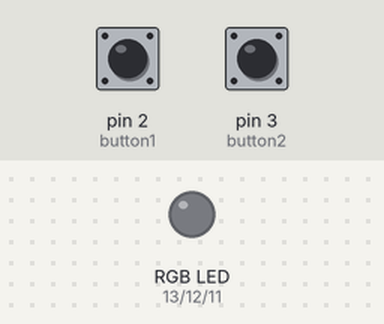
Recording of a sketch running on a simulated Arduino Uno, built with avr-gcc and run on an emulated ATmega328P. Shown: an RGB LED mixed from three pins (HIGH = lit). The inputs (shaded band) are chosen by the test bench; at power-on: pin 2 (button1) LOW, pin 3 (button2) LOW. Dim RGB values are drawn brighter than linear.

Above: at 1.2 s.
1.3 s: pin 2 (button1) pulled HIGH for 0.15 s
At 3.2 s:
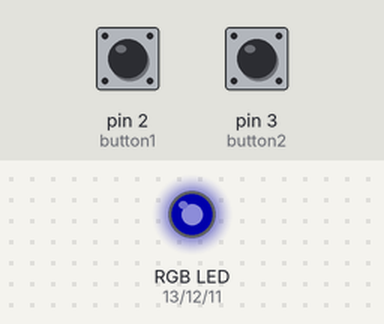
At 12.3 s:
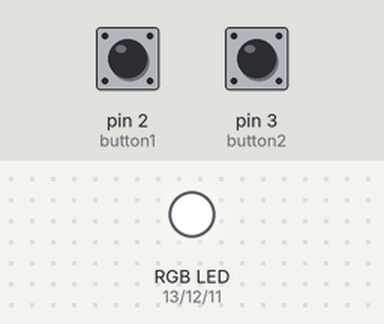
Timing chart, 0 to 16.3 s (numbered marks = the images above; inputs shaded):
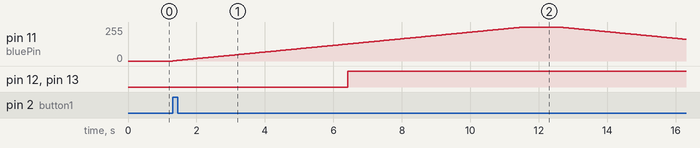

The sketch:

RGB_controller.ino
```cpp
/*
 *
 * RGB controller for Arduino
 *
 * Program uses 2 buttons to select between SOLID colours and FADE colours.
 *
 */

  // Set RGB LED pins
const int redPin = 13;
const int greenPin = 12;
const int bluePin = 11;

  // Set button pins
const int button1 = 2;
const int button2 = 3;

  // Initialise counters for button presses
int counter1 = 0;
int prevCounter1 = 0;
int counter2 = 0;
int prevCounter2 = 0;

  // interrupt
volatile int b1Val = 0;
volatile int b2Val = 0;

  // Colour Arrays
int black[3]  = { 0, 0, 0 };
int white[3]  = { 100, 100, 100 };
int red[3]    = { 100, 0, 0 };
int green[3]  = { 0, 100, 0 };
int blue[3]   = { 0, 0, 100 };
int yellow[3] = { 40, 95, 0 };
int dimWhite[3] = { 30, 30, 30 };

  // Set initial color
int redVal = black[0];
int greenVal = black[1];
int blueVal = black[2];

  // delay variables
int wait = 10; // stop for *ms between change of colour
int hold = 1000; // stop for *ms when colour is reached

  // Initialize color variables
int prevR = redVal;
int prevG = greenVal;
int prevB = blueVal;

int exitLoop = 0;

void setup() {
  // Set RGB pins as outputs
  pinMode(redPin, OUTPUT);
  pinMode(greenPin, OUTPUT);
  pinMode(bluePin, OUTPUT);

  // Set button pins as inputs
  pinMode(button1, INPUT);
  pinMode(button2, INPUT);

  attachInterrupt(0, ISR_b1, FALLING);
  attachInterrupt(1, ISR_b2, FALLING);
}

void loop() {

switch(b1Press(counter1)){

case 1:
  crossFade(white);
  crossFade(black);
  break;

case 2:
  crossFade(red);
  crossFade(black);
  break;

case 3:
  crossFade(green);
  crossFade(black);
  break;

case 4:
  crossFade(blue);
  crossFade(black);
  break;

default:
  // do nothing
  break;
}

switch2:
switch(b2Press(counter2)){

case 1:
  solidCol(white);
  break;

case 2:
  solidCol(red);
  break;

case 3:
  solidCol(green);
  break;

case 4:
  solidCol(blue);
  break;

default:
  // do nothing
  break;
}
}

int b1Press(int buttonPress){
  int counter;
  int b1Val = digitalRead(button1);
  if(b1Val == HIGH){
  counter++;
  }
  return counter;
}

int b2Press(int buttonPress){
  int counter;
  int b2Val = digitalRead(button2); // read
  if(b2Val == HIGH){
  counter++;
  }
  return counter;
}


int calculateStep(int prevValue, int endValue) {
  int step = endValue - prevValue; // What's the overall gap?
  if (step) {                      // If its non-zero,
    step = 1020/step;              //   divide by 1020
  }
  return step;
}

int calculateVal(int step, int val, int i) {

  if ((step) && i % step == 0) { // If step is non-zero and its time to change a value,
    if (step > 0) {              //   increment the value if step is positive...
      val += 1;
    }
    else if (step < 0) {         //   ...or decrement it if step is negative
      val -= 1;
    }
  }
  // Defensive driving: make sure val stays in the range 0-255
  if (val > 255) {
    val = 255;
  }
  else if (val < 0) {
    val = 0;
  }
  return val;
}

void ISR_b1(){
  prevCounter1 = counter1;
  counter1++;
  if(counter1 > 5){
    int counter1 = 0;
  }
  counter2 = 0;
  int exitLoop = 1;
}

void ISR_b2(){

}

void solidCol(int color[3]){
  // Convert to 0-255
  int R = (color[0] * 255) / 100;
  int G = (color[1] * 255) / 100;
  int B = (color[2] * 255) / 100;

  analogWrite(redPin, R);
  analogWrite(greenPin, G);
  analogWrite(bluePin, B);
  delay(10);
}

void crossFade(int color[3]) {
  // Convert to 0-255
  int R = (color[0] * 255) / 100;
  int G = (color[1] * 255) / 100;
  int B = (color[2] * 255) / 100;

  int stepR = calculateStep(prevR, R);
  int stepG = calculateStep(prevG, G);
  int stepB = calculateStep(prevB, B);

  for (int i = 0; i <= 1020; i++) {
    if(exitLoop == 1){ // if a button is pressed, exit loop at next increment
      break;
    }
    redVal = calculateVal(stepR, redVal, i);
    greenVal = calculateVal(stepG, greenVal, i);
    blueVal = calculateVal(stepB, blueVal, i);

    analogWrite(redPin, redVal);   // Write current values to LED pins
    analogWrite(greenPin, greenVal);
    analogWrite(bluePin, blueVal);

    delay(wait); // Pause for 'wait' milliseconds before resuming the loop
  }
  // Update current values for next loop
  prevR = redVal;
  prevG = greenVal;
  prevB = blueVal;
  delay(hold); // Pause for optional 'wait' milliseconds before resuming the loop
}
```

Measured:
- after the input at 1.3 s, pin 11 (bluePin): rises from 0/255 to 255/255 in 10.2 s, then falls to 163/255 in 4.7 s; pin 12 (greenPin), pin 13 (redPin): LOW → HIGH after 5.1 s
